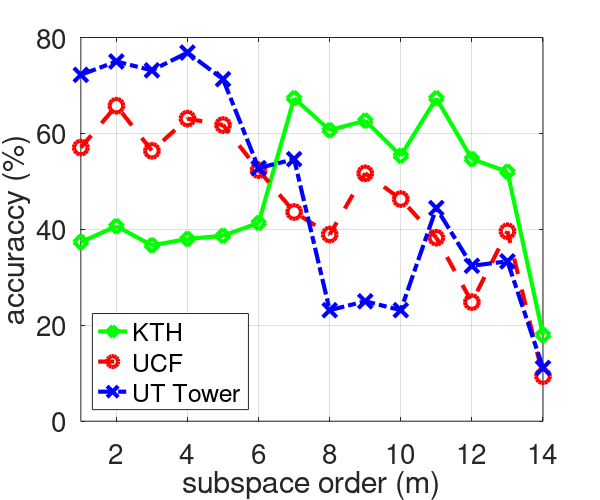
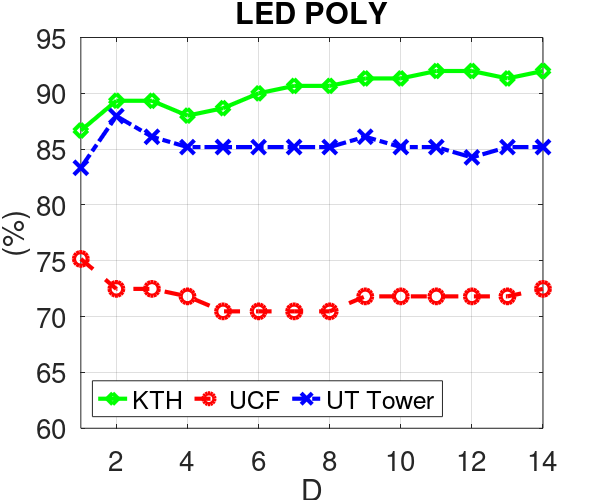

MATLAB code to generate these figures, in order: (Note: this script raises an error after producing the figures.)
clear all
close all
clc

%% NN: Projection Metric: KTH & UCF

PM_kth = [37.3333   40.6667   36.6667   38.0000   38.6667   41.3333   67.3333   60.6667   62.6667   55.3333   67.3333   54.6667   52.0000   18.0000];
PM_ucf = [57.0470   65.7718   56.3758   63.0872   61.7450   52.3490   43.6242   38.9262   51.6779   46.3087   38.2550   24.8322 39.5973    9.3960];
PM_ut  = [72.2222   75.0000   73.1481   76.8519   71.2963   52.7778   54.6296   23.1481   25.0000   23.1481   44.4444   32.4074   33.3333   11.1111 ];

plot(PM_kth, '-gd', 'LineWidth',3,'MarkerSize',10);

hold on
plot(PM_ucf, '--ro', 'LineWidth',3,'MarkerSize',10);
plot(PM_ut, '-.bx', 'LineWidth',3,'MarkerSize',10);
%title('Projection Metric','FontSize',20);
legend('KTH','UCF', 'UT Tower', 'Location', 'southwest');
ylabel('accuraccy (%)','FontSize',20)
xlabel('subspace order (m)','FontSize',20)
set(gca,'FontSize',20); 

ylim([0 80])
xlim([1 14])

%To save
width = 6;     % Width in inches
height = 5;    % Height in inches

set(gcf,'InvertHardcopy','on');
set(gcf,'PaperUnits', 'inches');
papersize = get(gcf, 'PaperSize');
left = (papersize(1)- width)/2;
bottom = (papersize(2)- height)/2;
myfiguresize = [left, bottom, width, height];
set(gcf,'PaperPosition', myfiguresize);
grid

%Home
print('/media/johanna/HD1T/latex-svn/wacv_2016_b/v10/images/experiments/PM_kth_ucf_ut','-dpng','-r300');
%Nicta
%print('/home/johanna/latex-svn/wacv_2016_b/v3/images/experiments_kth/PM_kth', '-dpng','-r300');


%% Kernels: LED_POLY: KTH & UCF & UT
figure()

led_poly_kth = [86.6667   89.3333   89.3333   88.0000   88.6667   90.0000   90.6667   90.6667   91.3333   91.3333   92.0000   92.0000   91.3333   92.0000   92.0000   92.0000   92.6667   92.6667   92.6667   92.6667];
led_poly_ucf = [75.1678   72.4832   72.4832   71.8121   70.4698   70.4698   70.4698   70.4698   71.8121   71.8121   71.8121   71.8121   71.8121   72.4832   71.8121   71.8121   72.4832   73.1544   73.1544   73.1544];
led_poly_ut  = [83.3333   87.9630   86.1111   85.1852   85.1852   85.1852   85.1852   85.1852   86.1111   85.1852   85.1852   84.2593   85.1852   85.1852 ];
    

plot(led_poly_kth(1:14), '-gd','LineWidth',3,'MarkerSize',10)
hold on
plot(led_poly_ucf(1:14), '--ro','LineWidth',3,'MarkerSize',10)
plot(led_poly_ut(1:14), '-.bx','LineWidth',3,'MarkerSize',10)

title('LED POLY','FontSize',20);
ylim([60 95])
xlim([1 14])
legend('KTH', 'UCF','UT Tower','Location', 'southwest','orientation','horizontal');
ylabel('(%)','FontSize',20)
xlabel('D','FontSize',20)
set(gca,'FontSize',20);

width = 6;     % Width in inches
height = 5;    % Height in inches

set(gcf,'InvertHardcopy','on');
set(gcf,'PaperUnits', 'inches');
papersize = get(gcf, 'PaperSize');
left = (papersize(1)- width)/2;
bottom = (papersize(2)- height)/2;
myfiguresize = [left, bottom, width, height];
set(gcf,'PaperPosition', myfiguresize);
grid


%Home
print('/media/johanna/HD1T/latex-svn/wacv_2016_b/v10/images/experiments/LED-POLY_kth_ucf_ut','-dpng','-r300');
%Nicta
%print('/home/johanna/latex-svn/wacv_2016_b/v7/images/experiments/LED-POLY_kth_ucf','-dpng','-r300');

%% Kernels: LED_RBF: KTH & UCF & UT
figure

load('./kth/dim_14/kernels/LED_RBF_all_delta_performance.mat');
led_rbf_kth = test_acc;

load('./ucf_sports/dim_14/classification/3-kernels/results/LED_RBF_all_delta_performance.mat')
led_rbf_ucf = test_acc;

load('ut_tower/classification/3-kernels/LED_RBF_all_delta_performance.mat');
led_rbf_ut = test_acc;

plot(delta, led_rbf_kth, '-gd','LineWidth',3,'MarkerSize',10)
hold on
plot(delta, led_rbf_ucf, '--ro','LineWidth',3,'MarkerSize',10)
plot(delta, led_rbf_ut, '-.bx','LineWidth',3,'MarkerSize',10)
ylabel('(%)','FontSize',20)
xlabel('\delta','FontSize',20)
set(gca,'FontSize',20);

title('LED RBF','FontSize',20);
ylim([0 105])
%xlim([1 14])
legend('KTH', 'UCF','UT Tower','Location', 'northwest','orientation','horizontal');
ylabel('(%)','FontSize',20)
xlabel('D','FontSize',20)
set(gca,'FontSize',20);

width = 6;     % Width in inches
height = 5;    % Height in inches

set(gcf,'InvertHardcopy','on');
set(gcf,'PaperUnits', 'inches');
papersize = get(gcf, 'PaperSize');
left = (papersize(1)- width)/2;
bottom = (papersize(2)- height)/2;
myfiguresize = [left, bottom, width, height];
set(gcf,'PaperPosition', myfiguresize);
grid


%Home
print('/media/johanna/HD1T/latex-svn/wacv_2016_b/v10/images/experiments/LED-RBF_kth_ucf_ut','-dpng','-r300');
%Nicta


%% Kernels: ProjPOLY: (Se ve muy fea) 
%plot_Proj_Poly_I
plot_Proj_Poly_II
%% Kernels: Proj_RBF: 
figure()
%plot_Proj_rbf_I
plot_Proj_rbf_II
